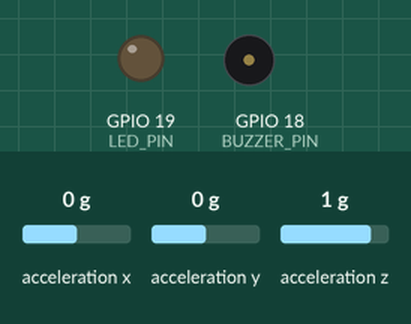
The sketch below on a simulated ESP32. Parts: output pins drawn as LEDs (lit = HIGH), buzzer (waves = sounding, pin HIGH). Wiring (inferred from the names in the program): MPU-6050 motion sensor at I2C address 0x68. Dashed ring = blinking. Inputs (shaded band) come from the test bench; at power-on: acceleration x 0 g, acceleration y 0 g, acceleration z 1 g. Pins used as bus, display or sensor lines are not drawn; what the sketch prints to the serial monitor is not drawn.

Above: at 1.7 s.
1.8 s: acceleration x set to -0.4 g
At 2.05 s:
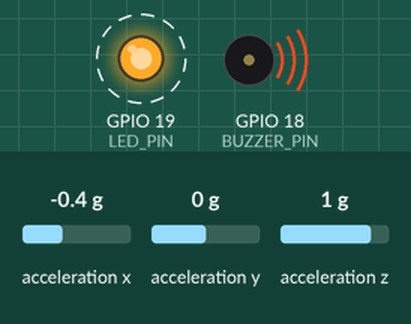
4.8 s: acceleration y set to -1.4 g
At 5.06 s:
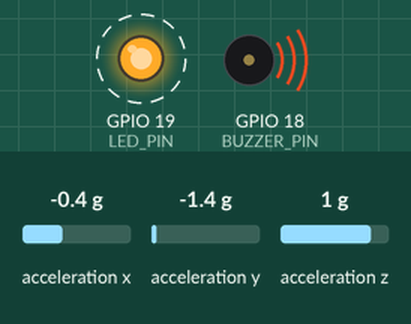
Timing chart, 0 to 13.8 s (numbered marks = the images above; inputs shaded):
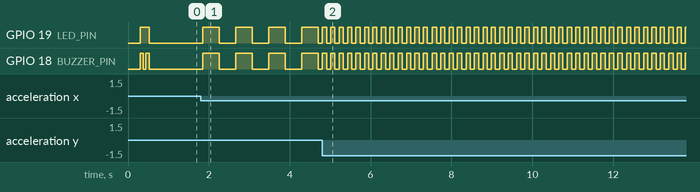

Measured:
- the behaviour switches between -0.2 and -0.3 g on acceleration x (found by bisection; images 0 and 1)
- after the input at 1.8 s, GPIO 19 (LED_PIN), GPIO 18 (BUZZER_PIN): alternates HIGH for 0.41 s and LOW for 0.41 s, starting after 0.05 s
- after the input at 4.8 s, GPIO 19 (LED_PIN), GPIO 18 (BUZZER_PIN): alternates HIGH for 0.10 s and LOW for 0.10 s, starting at once

The sketch:

GeoSentinel_ESP32_Firmware.ino
```cpp
/*
  ============================================================================
   GEOSENTINEL - ZERO-CALIBRATION ROBUST SENSING ENGINE (SIH26025)
   Platform: ESP32 DevKit V1 (30-pin / 38-pin) + MPU-6050 + Active Buzzer
   Author: Aman Kumar | Team: Green ThinkerX
  ============================================================================
   Pin Connections:
   - MPU-6050 VCC -> ESP32 5V (VIN) or 3V3
   - MPU-6050 GND -> ESP32 GND
   - MPU-6050 SDA -> ESP32 GPIO 21 (D21)
   - MPU-6050 SCL -> ESP32 GPIO 22 (D22)
   - Active Buzzer (+) -> ESP32 GPIO 18 (D18)
   - Active Buzzer (-) -> ESP32 GND
   - Warning LED (+)   -> ESP32 GPIO 19 (D19 via 220 ohm resistor)
   - Warning LED (-)   -> ESP32 GND
  ============================================================================
*/

#include <Wire.h>
#include <math.h>

#define SDA_PIN       21
#define SCL_PIN       22
#define BUZZER_PIN    18
#define LED_PIN       19

uint8_t mpuAddr = 0x68;
bool mpuFound = false;

// Exponential Moving Average filter for smooth noise reduction
float filtAx = 0.0, filtAy = 0.0, filtAz = 1.0;
float maxVibPeak = 0.0;

// Non-blocking timers
unsigned long lastSendTime = 0;
unsigned long lastI2CRetry = 0;
unsigned long lastBuzzerToggle = 0;
bool buzzerState = false;

// Clean I2C bus purge
void resetI2C() {
  Wire.end();
  pinMode(SDA_PIN, INPUT_PULLUP);
  pinMode(SCL_PIN, OUTPUT);
  for (int i = 0; i < 16; i++) {
    digitalWrite(SCL_PIN, LOW);
    delayMicroseconds(5);
    digitalWrite(SCL_PIN, HIGH);
    delayMicroseconds(5);
  }
}

// Low-level MPU-6050 Wake-up and Configuration
bool initMPU(uint8_t addr) {
  Wire.beginTransmission(addr);
  Wire.write(0x6B); // PWR_MGMT_1
  Wire.write(0x00); // Wake up device
  if (Wire.endTransmission(true) != 0) return false;
  delay(10);

  // Set clock source to X-gyro PLL
  Wire.beginTransmission(addr);
  Wire.write(0x6B);
  Wire.write(0x01);
  Wire.endTransmission(true);

  // Set DLPF to 44Hz (filters environmental vibration & drill noise)
  Wire.beginTransmission(addr);
  Wire.write(0x1A);
  Wire.write(0x03);
  Wire.endTransmission(true);

  // Set Accelerometer to +/- 2g range (16384 LSB/g)
  Wire.beginTransmission(addr);
  Wire.write(0x1C);
  Wire.write(0x00);
  Wire.endTransmission(true);

  mpuAddr = addr;
  return true;
}

// Find and connect to MPU-6050
bool connectMPU() {
  resetI2C();
  Wire.begin(SDA_PIN, SCL_PIN, 100000);
  Wire.setTimeOut(40); // 40ms timeout prevents freeze on cable disconnect
  delay(30);

  if (initMPU(0x68)) return true;
  if (initMPU(0x69)) return true;

  // Scan all addresses
  for (uint8_t a = 1; a < 127; a++) {
    if (a == 0x68 || a == 0x69) continue;
    Wire.beginTransmission(a);
    if (Wire.endTransmission(true) == 0) {
      if (initMPU(a)) return true;
    }
  }
  return false;
}

void setup() {
  Serial.begin(115200);
  delay(300);

  pinMode(BUZZER_PIN, OUTPUT);
  digitalWrite(BUZZER_PIN, LOW);

  pinMode(LED_PIN, OUTPUT);
  digitalWrite(LED_PIN, LOW);

  // Startup Confirmation Beep & LED Flash
  digitalWrite(LED_PIN, HIGH);
  digitalWrite(BUZZER_PIN, HIGH); delay(80);
  digitalWrite(BUZZER_PIN, LOW);  delay(60);
  digitalWrite(BUZZER_PIN, HIGH); delay(80);
  digitalWrite(BUZZER_PIN, LOW);
  digitalWrite(LED_PIN, LOW);

  // Connect MPU-6050
  mpuFound = connectMPU();
  if (mpuFound) {
    Serial.printf("[OK] MPU-6050 active at I2C address 0x%02X!\n", mpuAddr);
  } else {
    Serial.println("[WARN] MPU-6050 not found. Check GPIO 21 (SDA), GPIO 22 (SCL), and 5V Power.");
  }
}

void loop() {
  unsigned long now = millis();

  // Auto-reconnect in background if sensor was disconnected
  if (!mpuFound && (now - lastI2CRetry > 1000)) {
    lastI2CRetry = now;
    mpuFound = connectMPU();
  }

  float rawAx = 0.0, rawAy = 0.0, rawAz = 1.0;
  float tempC = 27.0;

  if (mpuFound) {
    Wire.beginTransmission(mpuAddr);
    Wire.write(0x3B); // ACCEL_XOUT_H
    if (Wire.endTransmission(true) == 0) {
      if (Wire.requestFrom((int)mpuAddr, 8, (int)true) >= 8) {
        uint8_t xh = Wire.read(); uint8_t xl = Wire.read();
        uint8_t yh = Wire.read(); uint8_t yl = Wire.read();
        uint8_t zh = Wire.read(); uint8_t zl = Wire.read();
        uint8_t th = Wire.read(); uint8_t tl = Wire.read();

        int16_t ix = (int16_t)((xh << 8) | xl);
        int16_t iy = (int16_t)((yh << 8) | yl);
        int16_t iz = (int16_t)((zh << 8) | zl);
        int16_t it = (int16_t)((th << 8) | tl);

        if (!(ix == 0 && iy == 0 && iz == 0)) {
          rawAx = ix / 16384.0;
          rawAy = iy / 16384.0;
          rawAz = iz / 16384.0;
          tempC = (it / 340.0) + 36.53 - 10.0; // Ambient normalized
        }
      } else {
        mpuFound = false; // Trigger re-init
      }
    } else {
      mpuFound = false; // Trigger re-init
    }
  }

  // EMA Noise Filtering
  filtAx = 0.20 * rawAx + 0.80 * filtAx;
  filtAy = 0.20 * rawAy + 0.80 * filtAy;
  filtAz = 0.20 * rawAz + 0.80 * filtAz;

  // Real 3D Orientation (Pitch & Roll in Degrees)
  float pitch = atan2(filtAx, sqrt(filtAy * filtAy + filtAz * filtAz)) * (180.0 / M_PI);
  float roll  = atan2(filtAy, sqrt(filtAx * filtAx + filtAz * filtAz)) * (180.0 / M_PI);
  float totalTilt = sqrt(pitch * pitch + roll * roll);

  // Dynamic Vibration (deviation from static 1G gravity)
  float normG = sqrt(rawAx * rawAx + rawAy * rawAy + rawAz * rawAz);
  float currentVib = fabs(normG - 1.0);
  if (currentVib < 0.005) currentVib = 0.005; // Base ambient threshold

  if (currentVib > maxVibPeak) maxVibPeak = currentVib;
  maxVibPeak *= 0.94; // Smooth exponential decay
  if (maxVibPeak < 0.005) maxVibPeak = 0.005;

  // Alarm threshold calculation
  String status = "normal";
  if (totalTilt >= 25.0 || maxVibPeak >= 0.55) {
    status = "critical";
  } else if (totalTilt >= 15.0 || maxVibPeak >= 0.35) {
    status = "warning";
  }

  // Buzzer & LED Warning Control
  if (status == "critical") {
    // Rapid pulsating alarm
    if (now - lastBuzzerToggle >= 100) {
      lastBuzzerToggle = now;
      buzzerState = !buzzerState;
      digitalWrite(BUZZER_PIN, buzzerState ? HIGH : LOW);
      digitalWrite(LED_PIN, buzzerState ? HIGH : LOW);
    }
  } else if (status == "warning") {
    // Intermittent slow beep
    if (now - lastBuzzerToggle >= 400) {
      lastBuzzerToggle = now;
      buzzerState = !buzzerState;
      digitalWrite(BUZZER_PIN, buzzerState ? HIGH : LOW);
      digitalWrite(LED_PIN, buzzerState ? HIGH : LOW);
    }
  } else {
    digitalWrite(BUZZER_PIN, LOW);
    digitalWrite(LED_PIN, LOW);
  }

  // Transmit Telemetry JSON every 200ms (5Hz)
  if (now - lastSendTime >= 200) {
    lastSendTime = now;

    Serial.print("{\"id\":\"NODE-01\",\"tilt\":");
    Serial.print(totalTilt, 2);
    Serial.print(",\"pitch\":");
    Serial.print(pitch, 2);
    Serial.print(",\"roll\":");
    Serial.print(roll, 2);
    Serial.print(",\"vibration\":");
    Serial.print(maxVibPeak, 3);
    Serial.print(",\"crack\":0.00,\"temp\":");
    Serial.print(tempC, 1);
    Serial.print(",\"status\":\"");
    Serial.print(status);
    Serial.println("\"}");
  }

  delay(10);
}
```
